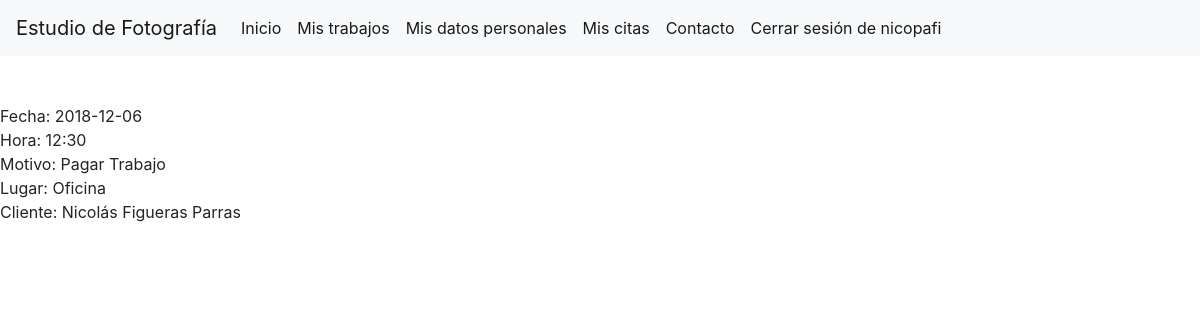
/Citas/misCitas.php (signed in), run on the app's committed database.
### tables this page shows
CREATE TABLE `citas` (
  `id` bigint(20) UNSIGNED NOT NULL,
  `fecha` date NOT NULL,
  `hora` varchar(5) NOT NULL,
  `motivo` varchar(200) NOT NULL,
  `lugar` varchar(35) NOT NULL,
  `id_cliente` bigint(20) NOT NULL
);

CREATE TABLE `clientes` (
  `id` bigint(20) UNSIGNED NOT NULL,
  `nombre` varchar(15) NOT NULL,
  `apellidos` varchar(20) NOT NULL,
  `direccion` varchar(50) NOT NULL,
  `telefono1` varchar(9) NOT NULL,
  `telefono2` varchar(9) DEFAULT NULL,
  `nick` varchar(15) NOT NULL,
  `contraseña` varchar(20) NOT NULL
);

### Citas/misCitas.php (the view, shortened to what this page needs)
<!DOCTYPE html>
<html lang="es">
    <head>
    </head>
    <body>
        <?php
            if(isset($_COOKIE['sesion']) && isset($_SESSION['user'])){
                if($_SESSION['user']=='admin'){
                    header("location: ../index.php");
                }else{
                    include('../NavBar/navBarClient.php');
                }
            }else{
                include('../NavBar/navBarClearUser.php');
            }
        ?>
        <br><br>
        <?php
            $db = connectDb();
            $id_user=$_SESSION['id_user'];
            $query = mysqli_query($db,"SELECT * FROM citas where id_cliente=$id_user");
            if($row=mysqli_fetch_array($query)){
                echo "Fecha: $row[fecha]<br>";
                echo "Hora: $row[hora]<br>";
                echo "Motivo: $row[motivo]<br>";
                echo "Lugar: $row[lugar]<br>";
                $queryClient=mysqli_query($db, "SELECT * FROM clientes WHERE id=$row[id_cliente]");
                $datosClient=mysqli_fetch_array($queryClient, MYSQLI_ASSOC);
                $nombre="$datosClient[nombre] $datosClient[apellidos]";
                echo "Cliente: $nombre <br>";
            }else{
                echo "<h1 style='color:red; text-align:center'>¡Aún no tienes ninguna cita!</h1>";
            }
        ?>
    </body>
</html>

### data on the page
citas: fecha "2018-12-06", hora "12:30", motivo "Pagar Trabajo", lugar "Oficina"
clientes: nombre "Nicolás Figueras Parras"

### other printed values
$_SESSION[user] "nicopafi"
